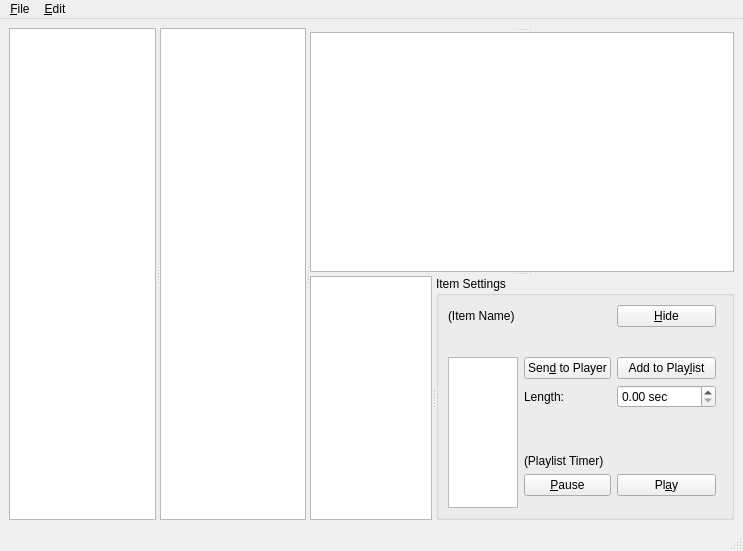
<?xml version="1.0" encoding="UTF-8"?>
<ui version="4.0">
 <class>DirectorWindow</class>
 <widget class="QMainWindow" name="DirectorWindow">
  <property name="geometry">
   <rect>
    <x>0</x>
    <y>0</y>
    <width>743</width>
    <height>551</height>
   </rect>
  </property>
  <property name="windowTitle">
   <string>MainWindow</string>
  </property>
  <widget class="QWidget" name="centralwidget">
   <layout class="QVBoxLayout" name="verticalLayout_2">
    <item>
     <widget class="QSplitter" name="mainSplitter">
      <property name="orientation">
       <enum>Qt::Horizontal</enum>
      </property>
      <widget class="QListView" name="collectionListview"/>
      <widget class="QListView" name="groupListview"/>
      <widget class="QSplitter" name="sceneSplitter">
       <property name="orientation">
        <enum>Qt::Vertical</enum>
       </property>
       <widget class="QWidget" name="horizontalLayoutWidget">
        <layout class="QHBoxLayout" name="playerSelectionLayout"/>
       </widget>
       <widget class="EditorGraphicsView" name="graphicsView">
        <property name="minimumSize">
         <size>
          <width>320</width>
          <height>240</height>
         </size>
        </property>
       </widget>
       <widget class="QSplitter" name="drawableSplitter">
        <property name="orientation">
         <enum>Qt::Horizontal</enum>
        </property>
        <widget class="QListView" name="sceneListview"/>
        <widget class="QGroupBox" name="drawableGroupBox">
         <property name="title">
          <string>Item Settings</string>
         </property>
         <layout class="QVBoxLayout" name="verticalLayout">
          <item>
           <layout class="QGridLayout" name="gridLayout">
            <item row="0" column="0" colspan="2">
             <widget class="QLabel" name="itemNameLabel">
              <property name="text">
               <string>(Item Name)</string>
              </property>
             </widget>
            </item>
            <item row="1" column="0" colspan="4">
             <widget class="QWidget" name="itemPropBase" native="true">
              <layout class="QHBoxLayout" name="horizontalLayout">
               <item>
                <layout class="QFormLayout" name="itemPropLayout"/>
               </item>
              </layout>
             </widget>
            </item>
            <item row="2" column="1">
             <widget class="QPushButton" name="sendToPlayerBtn">
              <property name="text">
               <string>Sen&amp;d to Player</string>
              </property>
             </widget>
            </item>
            <item row="2" column="2">
             <widget class="QPushButton" name="addToPlaylistBtn">
              <property name="text">
               <string>Add to Play&amp;list</string>
              </property>
             </widget>
            </item>
            <item row="3" column="1">
             <widget class="QLabel" name="label">
              <property name="text">
               <string>Length:</string>
              </property>
             </widget>
            </item>
            <item row="3" column="2">
             <widget class="QDoubleSpinBox" name="itemLengthBox">
              <property name="suffix">
               <string> sec</string>
              </property>
              <property name="maximum">
               <double>99999.000000000000000</double>
              </property>
             </widget>
            </item>
            <item row="6" column="1">
             <widget class="QPushButton" name="pauseBtn">
              <property name="text">
               <string>&amp;Pause</string>
              </property>
             </widget>
            </item>
            <item row="6" column="2">
             <widget class="QPushButton" name="playBtn">
              <property name="text">
               <string>Pl&amp;ay</string>
              </property>
             </widget>
            </item>
            <item row="0" column="2">
             <widget class="QPushButton" name="hideBtn">
              <property name="text">
               <string>&amp;Hide</string>
              </property>
              <property name="checkable">
               <bool>true</bool>
              </property>
             </widget>
            </item>
            <item row="5" column="1">
             <widget class="QLabel" name="timeLabel">
              <property name="text">
               <string>(Playlist Timer)</string>
              </property>
             </widget>
            </item>
            <item row="2" column="0" rowspan="7">
             <widget class="QListView" name="playlistView"/>
            </item>
            <item row="4" column="1">
             <spacer name="verticalSpacer">
              <property name="orientation">
               <enum>Qt::Vertical</enum>
              </property>
              <property name="sizeHint" stdset="0">
               <size>
                <width>20</width>
                <height>40</height>
               </size>
              </property>
             </spacer>
            </item>
           </layout>
          </item>
         </layout>
        </widget>
       </widget>
      </widget>
     </widget>
    </item>
   </layout>
  </widget>
  <widget class="QMenuBar" name="menubar">
   <property name="geometry">
    <rect>
     <x>0</x>
     <y>0</y>
     <width>743</width>
     <height>25</height>
    </rect>
   </property>
   <widget class="QMenu" name="menuFile">
    <property name="title">
     <string>&amp;File</string>
    </property>
    <addaction name="actionOpen_Collection"/>
    <addaction name="actionSave"/>
    <addaction name="actionSave_As"/>
    <addaction name="separator"/>
    <addaction name="actionChange_Canvas_Size"/>
    <addaction name="separator"/>
    <addaction name="actionPlayer_Setup"/>
    <addaction name="separator"/>
    <addaction name="actionExit"/>
   </widget>
   <widget class="QMenu" name="menuEdit">
    <property name="title">
     <string>&amp;Edit</string>
    </property>
    <addaction name="actionEdit_Selected_Group"/>
    <addaction name="actionAdd_New_Group"/>
    <addaction name="actionRemove_Selected_Group"/>
   </widget>
   <addaction name="menuFile"/>
   <addaction name="menuEdit"/>
  </widget>
  <widget class="QStatusBar" name="statusbar"/>
  <action name="actionOpen_Collection">
   <property name="text">
    <string>&amp;Open Collection...</string>
   </property>
  </action>
  <action name="actionSave">
   <property name="text">
    <string>&amp;Save</string>
   </property>
  </action>
  <action name="actionSave_As">
   <property name="text">
    <string>Save &amp;As...</string>
   </property>
  </action>
  <action name="actionEdit_Selected_Group">
   <property name="text">
    <string>&amp;Edit Selected Group (Shift+F2)</string>
   </property>
   <property name="shortcut">
    <string>Shift+F2</string>
   </property>
  </action>
  <action name="actionAdd_New_Group">
   <property name="text">
    <string>Add &amp;New Group (CTRL+N)</string>
   </property>
   <property name="shortcut">
    <string>Ctrl+N</string>
   </property>
  </action>
  <action name="actionRemove_Selected_Group">
   <property name="text">
    <string>&amp;Delete Selected Group</string>
   </property>
  </action>
  <action name="actionPlayer_Setup">
   <property name="text">
    <string>Players &amp;Connections...</string>
   </property>
  </action>
  <action name="actionExit">
   <property name="text">
    <string>E&amp;xit</string>
   </property>
  </action>
  <action name="actionChange_Canvas_Size">
   <property name="text">
    <string>Change Canvas Size...</string>
   </property>
  </action>
 </widget>
 <customwidgets>
  <customwidget>
   <class>EditorGraphicsView</class>
   <extends>QGraphicsView</extends>
   <header>EditorGraphicsView.h</header>
  </customwidget>
 </customwidgets>
 <resources/>
 <connections/>
</ui>
